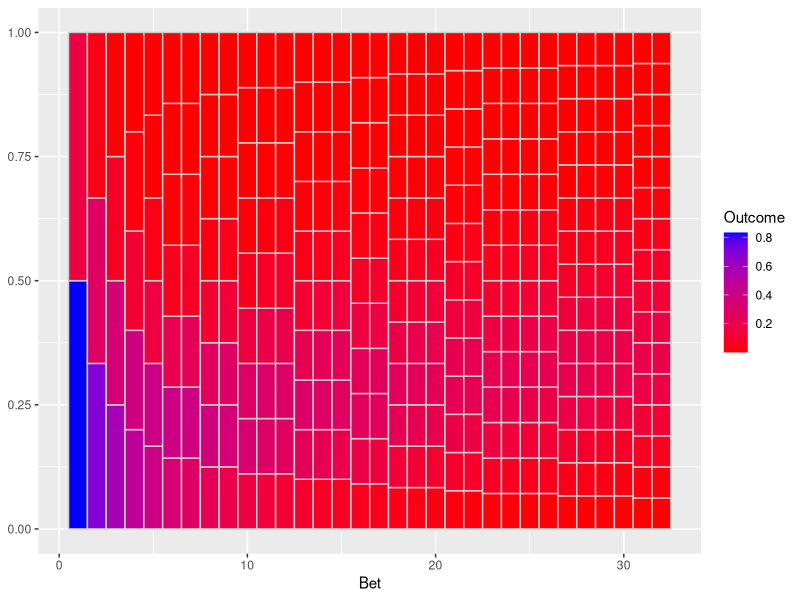

Here is the R script that generated this plot:
numbet <- 32
numtri <- 1e5
prob=5/6
#Fill a matrix
xcum <- matrix(NA, nrow=numtri, ncol=numbet+1)
for (i in 1:numtri) {
  x <- sample(c(0,1), numbet, prob=c(prob, 1-prob), replace = TRUE)
  xcum[i, ] <- c(i, cumsum(x)/cumsum(1:numbet))
}
colnames(xcum) <- c("trial", paste("bet", 1:numbet, sep=""))

mxcum <- reshape(data.frame(xcum), varying=1+1:numbet,
  idvar="trial", v.names="outcome", direction="long", timevar="bet")


library(plyr)
mxcum2 <- ddply(mxcum, .(bet, outcome), nrow)
mxcum3 <- ddply(mxcum2, .(bet), summarize,
                ymin=c(0, head(seq_along(V1)/length(V1), -1)),
                ymax=seq_along(V1)/length(V1),
                fill=(V1/sum(V1)))
head(mxcum3)

library(ggplot2)

p <- ggplot(mxcum3, aes(xmin=bet-0.5, xmax=bet+0.5, ymin=ymin, ymax=ymax)) +
    geom_rect(aes(fill=fill), colour="grey80") +
        scale_fill_gradient("Outcome", low="red", high="blue") +
            scale_y_continuous() +
                xlab("Bet")

print(p)
